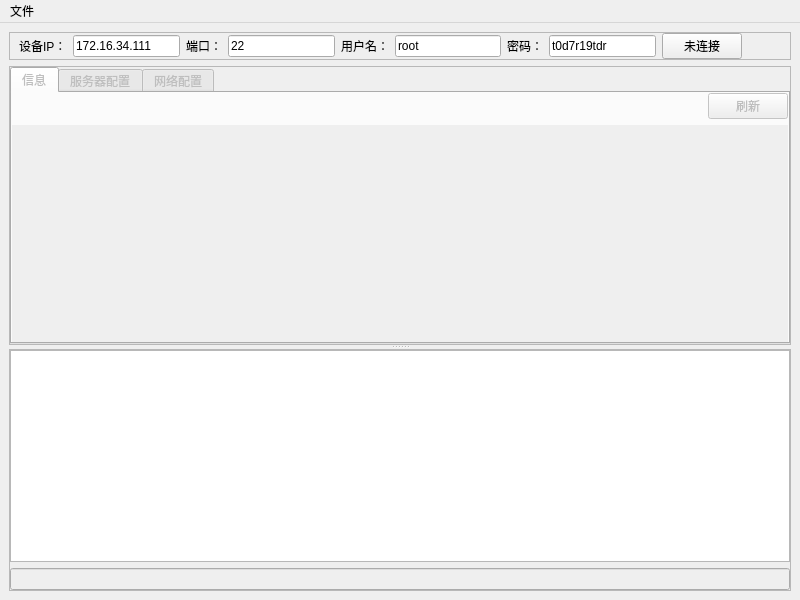
<?xml version="1.0" encoding="UTF-8"?>
<ui version="4.0">
 <class>MainWindow</class>
 <widget class="QMainWindow" name="MainWindow">
  <property name="geometry">
   <rect>
    <x>0</x>
    <y>0</y>
    <width>800</width>
    <height>600</height>
   </rect>
  </property>
  <property name="windowTitle">
   <string>MainWindow</string>
  </property>
  <widget class="QWidget" name="centralwidget">
   <layout class="QGridLayout" name="gridLayout">
    <item row="1" column="0">
     <widget class="QSplitter" name="splitter">
      <property name="enabled">
       <bool>true</bool>
      </property>
      <property name="orientation">
       <enum>Qt::Vertical</enum>
      </property>
      <widget class="QFrame" name="frame_4">
       <property name="frameShape">
        <enum>QFrame::StyledPanel</enum>
       </property>
       <property name="frameShadow">
        <enum>QFrame::Raised</enum>
       </property>
       <layout class="QVBoxLayout" name="verticalLayout_2">
        <property name="margin">
         <number>0</number>
        </property>
        <item>
         <widget class="QTabWidget" name="tabWidget">
          <property name="enabled">
           <bool>false</bool>
          </property>
          <property name="currentIndex">
           <number>0</number>
          </property>
          <widget class="QWidget" name="tabInfo">
           <property name="accessibleName">
            <string/>
           </property>
           <attribute name="title">
            <string>信息</string>
           </attribute>
           <layout class="QVBoxLayout" name="verticalLayout_4">
            <property name="margin">
             <number>0</number>
            </property>
            <item>
             <layout class="QHBoxLayout" name="horizontalLayout_2">
              <item>
               <spacer name="horizontalSpacer_2">
                <property name="orientation">
                 <enum>Qt::Horizontal</enum>
                </property>
                <property name="sizeHint" stdset="0">
                 <size>
                  <width>40</width>
                  <height>20</height>
                 </size>
                </property>
               </spacer>
              </item>
              <item>
               <widget class="QPushButton" name="pushButtonRefreshInfo">
                <property name="text">
                 <string>刷新</string>
                </property>
               </widget>
              </item>
             </layout>
            </item>
            <item>
             <widget class="QTextBrowser" name="textBrowserInfo">
              <property name="minimumSize">
               <size>
                <width>0</width>
                <height>0</height>
               </size>
              </property>
              <property name="styleSheet">
               <string notr="true">border: none;</string>
              </property>
             </widget>
            </item>
           </layout>
          </widget>
          <widget class="QWidget" name="tabServerSetting">
           <attribute name="title">
            <string>服务器配置</string>
           </attribute>
           <widget class="QWidget" name="formLayoutWidget">
            <property name="geometry">
             <rect>
              <x>10</x>
              <y>10</y>
              <width>651</width>
              <height>181</height>
             </rect>
            </property>
            <layout class="QFormLayout" name="formLayout">
             <property name="fieldGrowthPolicy">
              <enum>QFormLayout::AllNonFixedFieldsGrow</enum>
             </property>
             <item row="0" column="0">
              <widget class="QLabel" name="Label">
               <property name="text">
                <string>业务服务器地址</string>
               </property>
              </widget>
             </item>
             <item row="0" column="1">
              <widget class="QLineEdit" name="LineEditOperationIp"/>
             </item>
             <item row="1" column="0">
              <widget class="QLabel" name="Label_2">
               <property name="text">
                <string>业务服务器端口</string>
               </property>
              </widget>
             </item>
             <item row="1" column="1">
              <widget class="QLineEdit" name="LineEditOperationPort"/>
             </item>
             <item row="2" column="0">
              <widget class="QLabel" name="Label_3">
               <property name="text">
                <string>升级服务器地址</string>
               </property>
              </widget>
             </item>
             <item row="2" column="1">
              <widget class="QLineEdit" name="LineEditUpdateIp"/>
             </item>
             <item row="3" column="0">
              <widget class="QLabel" name="Label_4">
               <property name="text">
                <string>升级服务器端口</string>
               </property>
              </widget>
             </item>
             <item row="3" column="1">
              <widget class="QLineEdit" name="LineEditUpdatePort"/>
             </item>
             <item row="4" column="1">
              <widget class="QLineEdit" name="LineEditIdCardIp"/>
             </item>
             <item row="5" column="1">
              <widget class="QLineEdit" name="LineEditIdCardPort"/>
             </item>
             <item row="5" column="0">
              <widget class="QLabel" name="Label_6">
               <property name="text">
                <string>身份证服务器端口</string>
               </property>
              </widget>
             </item>
             <item row="4" column="0">
              <widget class="QLabel" name="Label_5">
               <property name="text">
                <string>身份证服务器地址</string>
               </property>
              </widget>
             </item>
             <item row="6" column="0">
              <widget class="QLabel" name="uRLLabel">
               <property name="text">
                <string>日志服务URL</string>
               </property>
              </widget>
             </item>
             <item row="6" column="1">
              <widget class="QLineEdit" name="LineEditLogURL"/>
             </item>
            </layout>
           </widget>
           <widget class="QPushButton" name="pushButtonSaveServer">
            <property name="geometry">
             <rect>
              <x>590</x>
              <y>200</y>
              <width>75</width>
              <height>23</height>
             </rect>
            </property>
            <property name="text">
             <string>保存</string>
            </property>
           </widget>
           <widget class="QPushButton" name="pushButtonRefreshServer">
            <property name="geometry">
             <rect>
              <x>500</x>
              <y>200</y>
              <width>75</width>
              <height>23</height>
             </rect>
            </property>
            <property name="text">
             <string>刷新</string>
            </property>
           </widget>
          </widget>
          <widget class="QWidget" name="tabNetSetting">
           <attribute name="title">
            <string>网络配置</string>
           </attribute>
           <layout class="QHBoxLayout" name="horizontalLayout_3">
            <item>
             <widget class="QGroupBox" name="groupBox">
              <property name="minimumSize">
               <size>
                <width>260</width>
                <height>0</height>
               </size>
              </property>
              <property name="title">
               <string>WAN</string>
              </property>
              <widget class="QRadioButton" name="radioButtonWanStatic">
               <property name="geometry">
                <rect>
                 <x>19</x>
                 <y>48</y>
                 <width>47</width>
                 <height>16</height>
                </rect>
               </property>
               <property name="text">
                <string>静态</string>
               </property>
               <property name="checked">
                <bool>true</bool>
               </property>
              </widget>
              <widget class="QPushButton" name="pushButtonWanRefresh">
               <property name="geometry">
                <rect>
                 <x>80</x>
                 <y>170</y>
                 <width>75</width>
                 <height>23</height>
                </rect>
               </property>
               <property name="text">
                <string>刷新</string>
               </property>
              </widget>
              <widget class="QPushButton" name="pushButtonWanSave">
               <property name="geometry">
                <rect>
                 <x>160</x>
                 <y>170</y>
                 <width>75</width>
                 <height>23</height>
                </rect>
               </property>
               <property name="text">
                <string>保存</string>
               </property>
              </widget>
              <widget class="QLabel" name="label_4">
               <property name="geometry">
                <rect>
                 <x>19</x>
                 <y>78</y>
                 <width>36</width>
                 <height>16</height>
                </rect>
               </property>
               <property name="text">
                <string>IP地址</string>
               </property>
              </widget>
              <widget class="QLineEdit" name="lineEditWanIp">
               <property name="geometry">
                <rect>
                 <x>100</x>
                 <y>78</y>
                 <width>133</width>
                 <height>20</height>
                </rect>
               </property>
              </widget>
              <widget class="QLabel" name="label_6">
               <property name="geometry">
                <rect>
                 <x>19</x>
                 <y>104</y>
                 <width>48</width>
                 <height>16</height>
                </rect>
               </property>
               <property name="text">
                <string>子网掩码</string>
               </property>
              </widget>
              <widget class="QLineEdit" name="lineEditWanMask">
               <property name="geometry">
                <rect>
                 <x>100</x>
                 <y>104</y>
                 <width>133</width>
                 <height>20</height>
                </rect>
               </property>
              </widget>
              <widget class="QLabel" name="label_5">
               <property name="geometry">
                <rect>
                 <x>19</x>
                 <y>130</y>
                 <width>48</width>
                 <height>16</height>
                </rect>
               </property>
               <property name="text">
                <string>默认网关</string>
               </property>
              </widget>
              <widget class="QLineEdit" name="lineEditWanGateway">
               <property name="geometry">
                <rect>
                 <x>100</x>
                 <y>130</y>
                 <width>133</width>
                 <height>20</height>
                </rect>
               </property>
              </widget>
              <widget class="QRadioButton" name="radioButtonWanAuto">
               <property name="geometry">
                <rect>
                 <x>100</x>
                 <y>48</y>
                 <width>71</width>
                 <height>16</height>
                </rect>
               </property>
               <property name="text">
                <string>自动获取</string>
               </property>
              </widget>
              <widget class="QLabel" name="label_9">
               <property name="geometry">
                <rect>
                 <x>20</x>
                 <y>20</y>
                 <width>54</width>
                 <height>12</height>
                </rect>
               </property>
               <property name="text">
                <string>设备名称</string>
               </property>
              </widget>
              <widget class="QLabel" name="labelWanName">
               <property name="geometry">
                <rect>
                 <x>100</x>
                 <y>21</y>
                 <width>54</width>
                 <height>12</height>
                </rect>
               </property>
               <property name="text">
                <string>________</string>
               </property>
              </widget>
             </widget>
            </item>
            <item>
             <widget class="QGroupBox" name="groupBox_2">
              <property name="minimumSize">
               <size>
                <width>260</width>
                <height>0</height>
               </size>
              </property>
              <property name="title">
               <string>LAN</string>
              </property>
              <widget class="QPushButton" name="pushButtonLanSave">
               <property name="geometry">
                <rect>
                 <x>160</x>
                 <y>170</y>
                 <width>75</width>
                 <height>23</height>
                </rect>
               </property>
               <property name="text">
                <string>保存</string>
               </property>
              </widget>
              <widget class="QPushButton" name="pushButtonLanRefresh">
               <property name="geometry">
                <rect>
                 <x>80</x>
                 <y>170</y>
                 <width>75</width>
                 <height>23</height>
                </rect>
               </property>
               <property name="text">
                <string>刷新</string>
               </property>
              </widget>
              <widget class="QLabel" name="label_8">
               <property name="geometry">
                <rect>
                 <x>20</x>
                 <y>100</y>
                 <width>48</width>
                 <height>16</height>
                </rect>
               </property>
               <property name="text">
                <string>子网掩码</string>
               </property>
              </widget>
              <widget class="QLineEdit" name="lineEditLanMask">
               <property name="geometry">
                <rect>
                 <x>100</x>
                 <y>95</y>
                 <width>133</width>
                 <height>20</height>
                </rect>
               </property>
              </widget>
              <widget class="QLabel" name="label_7">
               <property name="geometry">
                <rect>
                 <x>20</x>
                 <y>70</y>
                 <width>36</width>
                 <height>16</height>
                </rect>
               </property>
               <property name="text">
                <string>IP地址</string>
               </property>
              </widget>
              <widget class="QLineEdit" name="lineEditLanIp">
               <property name="geometry">
                <rect>
                 <x>100</x>
                 <y>70</y>
                 <width>133</width>
                 <height>20</height>
                </rect>
               </property>
              </widget>
              <widget class="QLabel" name="labelLanName">
               <property name="geometry">
                <rect>
                 <x>100</x>
                 <y>22</y>
                 <width>54</width>
                 <height>12</height>
                </rect>
               </property>
               <property name="text">
                <string>________</string>
               </property>
              </widget>
              <widget class="QLabel" name="label_12">
               <property name="geometry">
                <rect>
                 <x>20</x>
                 <y>21</y>
                 <width>54</width>
                 <height>12</height>
                </rect>
               </property>
               <property name="text">
                <string>设备名称</string>
               </property>
              </widget>
             </widget>
            </item>
           </layout>
          </widget>
         </widget>
        </item>
       </layout>
      </widget>
      <widget class="QFrame" name="frame_2">
       <property name="frameShape">
        <enum>QFrame::StyledPanel</enum>
       </property>
       <property name="frameShadow">
        <enum>QFrame::Raised</enum>
       </property>
       <layout class="QVBoxLayout" name="verticalLayout">
        <property name="margin">
         <number>0</number>
        </property>
        <item>
         <widget class="QTextEdit" name="logEdit">
          <property name="readOnly">
           <bool>true</bool>
          </property>
         </widget>
        </item>
        <item>
         <widget class="QLineEdit" name="cmdlineEdit">
          <property name="enabled">
           <bool>false</bool>
          </property>
         </widget>
        </item>
       </layout>
      </widget>
     </widget>
    </item>
    <item row="0" column="0">
     <widget class="QFrame" name="frame">
      <property name="frameShape">
       <enum>QFrame::StyledPanel</enum>
      </property>
      <property name="frameShadow">
       <enum>QFrame::Raised</enum>
      </property>
      <layout class="QHBoxLayout" name="horizontalLayout">
       <property name="topMargin">
        <number>0</number>
       </property>
       <property name="bottomMargin">
        <number>0</number>
       </property>
       <item>
        <widget class="QLabel" name="TargetIPlabel">
         <property name="text">
          <string>设备IP：</string>
         </property>
        </widget>
       </item>
       <item>
        <widget class="QLineEdit" name="lineEditIp">
         <property name="minimumSize">
          <size>
           <width>100</width>
           <height>0</height>
          </size>
         </property>
         <property name="maximumSize">
          <size>
           <width>120</width>
           <height>16777215</height>
          </size>
         </property>
         <property name="text">
          <string>172.16.34.111</string>
         </property>
        </widget>
       </item>
       <item>
        <widget class="QLabel" name="label">
         <property name="text">
          <string>端口：</string>
         </property>
        </widget>
       </item>
       <item>
        <widget class="QLineEdit" name="lineEditPort">
         <property name="minimumSize">
          <size>
           <width>100</width>
           <height>0</height>
          </size>
         </property>
         <property name="maximumSize">
          <size>
           <width>120</width>
           <height>16777215</height>
          </size>
         </property>
         <property name="text">
          <string>22</string>
         </property>
        </widget>
       </item>
       <item>
        <widget class="QLabel" name="label_2">
         <property name="text">
          <string>用户名：</string>
         </property>
        </widget>
       </item>
       <item>
        <widget class="QLineEdit" name="lineEditUsername">
         <property name="minimumSize">
          <size>
           <width>100</width>
           <height>0</height>
          </size>
         </property>
         <property name="maximumSize">
          <size>
           <width>120</width>
           <height>16777215</height>
          </size>
         </property>
         <property name="text">
          <string>root</string>
         </property>
        </widget>
       </item>
       <item>
        <widget class="QLabel" name="label_3">
         <property name="text">
          <string>密码：</string>
         </property>
        </widget>
       </item>
       <item>
        <widget class="QLineEdit" name="lineEditPassword">
         <property name="minimumSize">
          <size>
           <width>100</width>
           <height>0</height>
          </size>
         </property>
         <property name="maximumSize">
          <size>
           <width>120</width>
           <height>16777215</height>
          </size>
         </property>
         <property name="styleSheet">
          <string notr="true">lineedit-password-character: 42</string>
         </property>
         <property name="text">
          <string>t0d7r19tdr</string>
         </property>
        </widget>
       </item>
       <item>
        <widget class="QPushButton" name="ConnectButton">
         <property name="text">
          <string>未连接</string>
         </property>
         <property name="flat">
          <bool>false</bool>
         </property>
        </widget>
       </item>
       <item>
        <spacer name="horizontalSpacer">
         <property name="orientation">
          <enum>Qt::Horizontal</enum>
         </property>
         <property name="sizeHint" stdset="0">
          <size>
           <width>40</width>
           <height>20</height>
          </size>
         </property>
        </spacer>
       </item>
      </layout>
     </widget>
    </item>
   </layout>
  </widget>
  <widget class="QMenuBar" name="menubar">
   <property name="geometry">
    <rect>
     <x>0</x>
     <y>0</y>
     <width>800</width>
     <height>23</height>
    </rect>
   </property>
   <widget class="QMenu" name="menu">
    <property name="title">
     <string>文件</string>
    </property>
    <addaction name="actionExit"/>
   </widget>
   <addaction name="menu"/>
  </widget>
  <action name="actionExit">
   <property name="text">
    <string>退出</string>
   </property>
  </action>
 </widget>
 <resources/>
 <connections/>
</ui>
